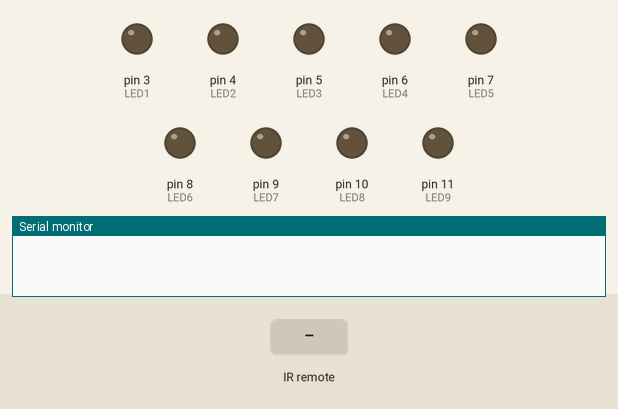
A sketch run on a simulated Arduino Uno, built with avr-gcc and run on an emulated ATmega328P. Shown: output pins drawn as LEDs (lit = HIGH), the last lines printed to the serial monitor. The inputs (shaded band) are chosen by the test bench.

Above: at 1.2 s.
1.3 s: infrared code 0xFF30CF received
At 2.1 s:
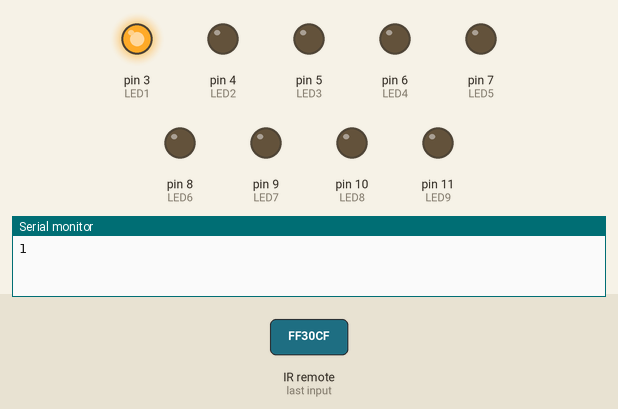
2.8 s: infrared code 0xFF18E7 received
At 3.2 s:
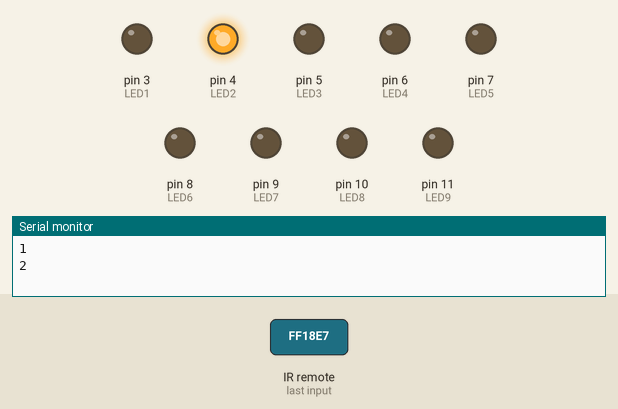
4.3 s: infrared code 0xFF7A85 received
At 5.5 s:
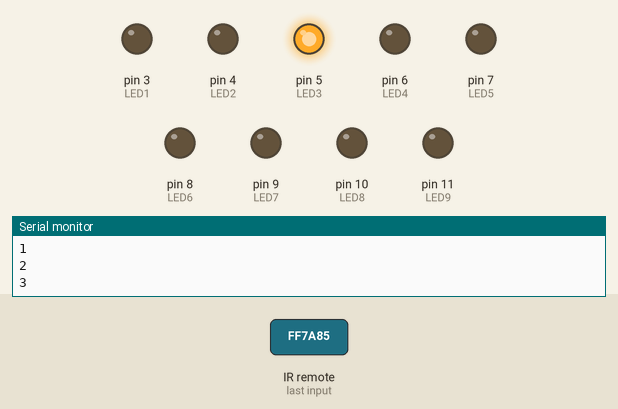
5.8 s: infrared code 0xFF10EF received
At 6.7 s:
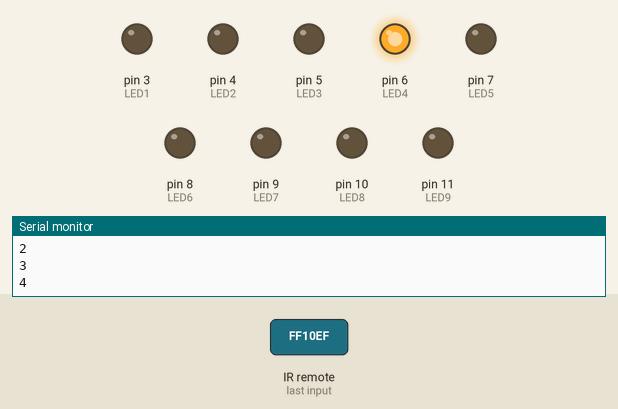
7.3 s: infrared code 0xFF38C7 received
At 7.9 s:
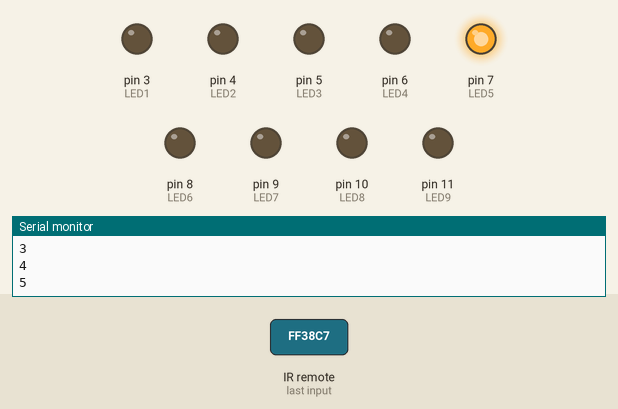
8.8 s: infrared code 0xFF5AA5 received
At 10.2 s:
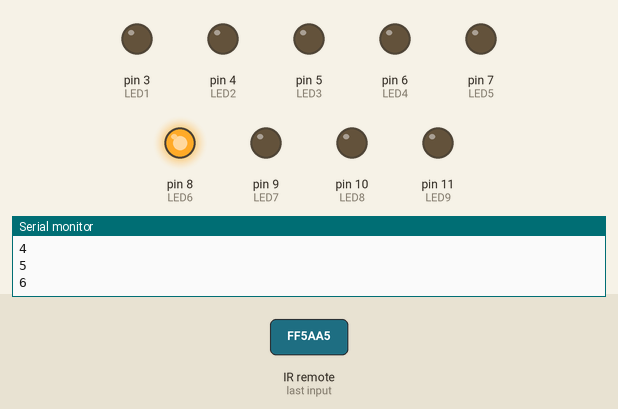
Timing chart, 0 to 11.3 s (numbered marks = the images above; inputs shaded):
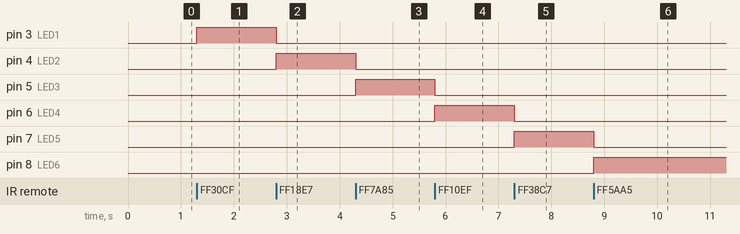

Measured:
- after the input at 1.3 s, pin 3 (LED1): LOW → HIGH at once
- after the input at 2.8 s, pin 3 (LED1): HIGH → LOW at once; pin 4 (LED2): LOW → HIGH at once
- after the input at 4.3 s, pin 4 (LED2): HIGH → LOW at once; pin 5 (LED3): LOW → HIGH at once
- after the input at 5.8 s, pin 5 (LED3): HIGH → LOW at once; pin 6 (LED4): LOW → HIGH at once
- after the input at 7.3 s, pin 6 (LED4): HIGH → LOW at once; pin 7 (LED5): LOW → HIGH at once
- after the input at 8.8 s, pin 7 (LED5): HIGH → LOW at once; pin 8 (LED6): LOW → HIGH at once

The sketch:

IRgetData.ino
```cpp
#include <IRremote.h>

int LED1 = 3;
int LED2 = 4;
int LED3 = 5;
int LED4 = 6;
int LED5 = 7;
int LED6 = 8;
int LED7 = 9;
int LED8 = 10;
int LED9 = 11;

int RECV_PIN = 2;
IRrecv irrecv(RECV_PIN);
decode_results results;
String value = "";

void setup() {
  Serial.begin(9600);
  irrecv.enableIRIn();
  irrecv.blink13(true);
  pinMode(LED1, OUTPUT);
  pinMode(LED2, OUTPUT);
  pinMode(LED3, OUTPUT);
  pinMode(LED4, OUTPUT);
  pinMode(LED5, OUTPUT);
  pinMode(LED6, OUTPUT);
  pinMode(LED7, OUTPUT);
  pinMode(LED8, OUTPUT);
  pinMode(LED9, OUTPUT);
}

void loop() {
  if(irrecv.decode(&results)) {
    //Serial.println(results.value, HEX);
    switch(results.value) {
      //0
      case 0xFF6897:
        Serial.println("0");
        digitalWrite(LED1, 0);
        digitalWrite(LED2, 0);
        digitalWrite(LED3, 0);
        digitalWrite(LED4, 0);
        digitalWrite(LED5, 0);
        digitalWrite(LED6, 0);
        digitalWrite(LED7, 0);
        digitalWrite(LED8, 0);
        digitalWrite(LED9, 0);
        break;
      //1
      case 0xFF30CF:
        Serial.println("1");
        digitalWrite(LED1, 1);
        digitalWrite(LED2, 0);
        digitalWrite(LED3, 0);
        digitalWrite(LED4, 0);
        digitalWrite(LED5, 0);
        digitalWrite(LED6, 0);
        digitalWrite(LED7, 0);
        digitalWrite(LED8, 0);
        digitalWrite(LED9, 0);
        break;
      //2
      case 0xFF18E7:
        Serial.println("2");
        digitalWrite(LED1, 0);
        digitalWrite(LED2, 1);
        digitalWrite(LED3, 0);
        digitalWrite(LED4, 0);
        digitalWrite(LED5, 0);
        digitalWrite(LED6, 0);
        digitalWrite(LED7, 0);
        digitalWrite(LED8, 0);
        digitalWrite(LED9, 0);
        break;
      //3
      case 0xFF7A85:
        Serial.println("3");
        digitalWrite(LED1, 0);
        digitalWrite(LED2, 0);
        digitalWrite(LED3, 1);
        digitalWrite(LED4, 0);
        digitalWrite(LED5, 0);
        digitalWrite(LED6, 0);
        digitalWrite(LED7, 0);
        digitalWrite(LED8, 0);
        digitalWrite(LED9, 0);
        break;
      //4
      case 0xFF10EF:
        Serial.println("4");
        digitalWrite(LED1, 0);
        digitalWrite(LED2, 0);
        digitalWrite(LED3, 0);
        digitalWrite(LED4, 1);
        digitalWrite(LED5, 0);
        digitalWrite(LED6, 0);
        digitalWrite(LED7, 0);
        digitalWrite(LED8, 0);
        digitalWrite(LED9, 0);
        break;
      //5
      case 0xFF38C7:
        Serial.println("5");
        digitalWrite(LED1, 0);
        digitalWrite(LED2, 0);
        digitalWrite(LED3, 0);
        digitalWrite(LED4, 0);
        digitalWrite(LED5, 1);
        digitalWrite(LED6, 0);
        digitalWrite(LED7, 0);
        digitalWrite(LED8, 0);
        digitalWrite(LED9, 0);
        break;
      //6
      case 0xFF5AA5:
        Serial.println("6");
        digitalWrite(LED1, 0);
        digitalWrite(LED2, 0);
        digitalWrite(LED3, 0);
        digitalWrite(LED4, 0);
        digitalWrite(LED5, 0);
        digitalWrite(LED6, 1);
        digitalWrite(LED7, 0);
        digitalWrite(LED8, 0);
        digitalWrite(LED9, 0);
        break;
      //7
      case 0xFF42BD:
        Serial.println("7");
        digitalWrite(LED1, 0);
        digitalWrite(LED2, 0);
        digitalWrite(LED3, 0);
        digitalWrite(LED4, 0);
        digitalWrite(LED5, 0);
        digitalWrite(LED6, 0);
        digitalWrite(LED7, 1);
        digitalWrite(LED8, 0);
        digitalWrite(LED9, 0);
        break;
      //8
      case 0xFF4AB5:
        Serial.println("8");
        digitalWrite(LED1, 0);
        digitalWrite(LED2, 0);
        digitalWrite(LED3, 0);
        digitalWrite(LED4, 0);
        digitalWrite(LED5, 0);
        digitalWrite(LED6, 0);
        digitalWrite(LED7, 0);
        digitalWrite(LED8, 1);
        digitalWrite(LED9, 0);
        break;
      //9
      case 0xFF52AD:
        Serial.println("9");
        digitalWrite(LED1, 0);
        digitalWrite(LED2, 0);
        digitalWrite(LED3, 0);
        digitalWrite(LED4, 0);
        digitalWrite(LED5, 0);
        digitalWrite(LED6, 0);
        digitalWrite(LED7, 0);
        digitalWrite(LED8, 0);
        digitalWrite(LED9, 1);
        break;
    }
    irrecv.resume();
  }
}
```
